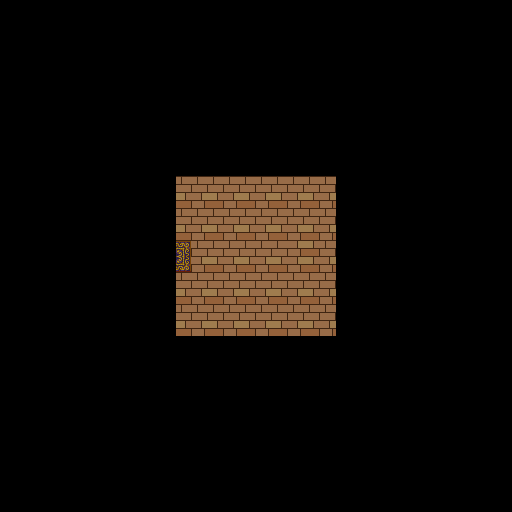

This game map was drawn from its Tiled (.tmx) file and the tilesets committed beside it. A one-line description and the trimmed map source follow:
An orthogonal 32x32 tile map with 16x16 px tiles, 3 tile layers (Floor, Doors, Walls), 3 tilesets and 5 objects.

<map version="1.4" tiledversion="1.4.1" orientation="orthogonal" renderorder="right-down" width="32" height="32" tilewidth="16" tileheight="16" infinite="0" nextlayerid="8" nextobjectid="7">
 <tileset firstgid="1" name="tile_indoors" tilewidth="16" tileheight="16" tilecount="132" columns="11">
  <image source="tile_indoors.png" trans="ffffff" width="176" height="192" />
 </tileset>
 <tileset firstgid="133" name="tile_terrain" tilewidth="16" tileheight="16" tilecount="4096" columns="64">
  <image source="tile_terrain.png" width="1024" height="1024" />
 </tileset>
 <tileset firstgid="4229" source="objects.tsx" />
 <layer id="1" name="Floor" width="32" height="32">
  <properties>
   <property name="tilesheet" value="terrain" />
  </properties>
  <data>[1024 cells, 1024 non-empty, 5 distinct tile ids]</data>
 </layer>
 <layer id="7" name="Doors" width="32" height="32">
  <properties>
   <property name="tilesheet" value="indoors" />
  </properties>
  <data>[1024 cells, 2 non-empty, 2 distinct tile ids]</data>
 </layer>
 <objectgroup id="6" name="Interactions">
  <object id="1" gid="4233" x="223.333" y="322" width="35" height="38">
   <properties>
    <property name="sprite" value="skeleton1nobackg" />
   </properties>
  </object>
  <object id="3" gid="4229" x="311.667" y="275.583" width="17" height="14">
   <properties>
    <property name="sprite" value="book1nobackg" />
   </properties>
  </object>
  <object id="4" x="216.667" y="274.667" width="48.6667" height="56">
   <properties>
    <property name="hasItem" value="swapparang" />
    <property name="isNPC" type="bool" value="true" />
    <property name="text">Congratulations! You found the 
 SWAPPARANG in Gabriel's remains</property>
   </properties>
  </object>
  <object id="5" x="308" y="258.917" width="23.3334" height="19">
   <properties>
    <property name="isBook" type="bool" value="true" />
    <property name="text">Gabriel's Diary: 
 I have been lost in this labrynth for 3 months now. 
 I don't seek to live in any longer and I have lost the will to fight. 
 To whoever has the courage to take this boomerang and keep 
 going, I say to you: 
 -Thats hell you're walking into. 
 Here is a piece of advice, take a shortcut to end this suffering  
 as I did.</property>
    <property name="textGuide">To use the SWAPPARANG, press c, and it will change your 
 possition with whatever creature it hits (except ghosts)</property>
   </properties>
  </object>
  <object id="6" x="176.667" y="240.292" width="14.6667" height="32.75">
   <properties>
    <property name="goToMap" value="northeastArea_tmx" />
    <property name="goToX" type="int" value="220" />
    <property name="goToY" type="int" value="436" />
    <property name="isDoor" type="bool" value="true" />
   </properties>
  </object>
 </objectgroup>
 <layer id="4" name="Walls" width="32" height="32">
  <properties>
   <property name="cannotPass" type="bool" value="true" />
   <property name="tilesheet" value="terrain" />
  </properties>
  <data>[1024 cells, 44 non-empty, 1 distinct tile ids]</data>
 </layer>
</map>